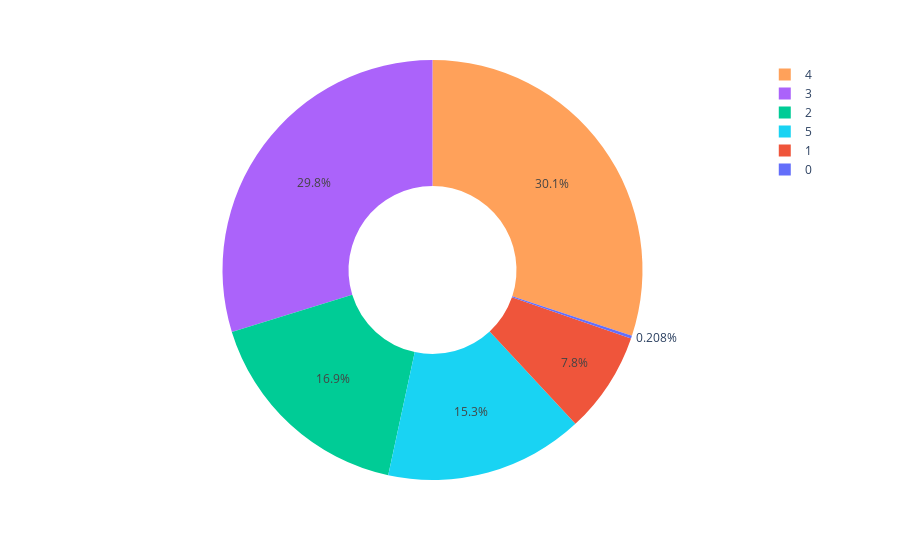

The notebook cell this image was saved under:
### Code cell
year=2014
q6=pd.DataFrame(df2[df2['yearsold']==int(year)].groupby(['bedrooms'])['datesold'].nunique()).rename(columns={'datesold':'count'}).reset_index()
px.pie(q6,names='bedrooms',values='count',color='bedrooms',hole=0.4)

### Figure 1 — Plotly figure (JSON) as saved in the notebook; plotly's stock layout.template omitted (floating-point values rounded to 4 significant figures)
{"data": [{"customdata": [["0"], ["1"], ["2"], ["3"], ["4"], ["5"]], "domain": {"x": [0, 1], "y": [0, 1]}, "hole": 0.4, "hovertemplate": "bedrooms=%{customdata[0]}<br>count=%{value}<extra></extra>", "labels": ["0", "1", "2", "3", "4", "5"], "legendgroup": "", "marker": {"colors": ["#636efa", "#EF553B", "#00cc96", "#ab63fa", "#FFA15A", "#19d3f3"]}, "name": "", "showlegend": true, "type": "pie", "values": [2, 75, 162, 286, 289, 147]}], "layout": {"autosize": true, "legend": {"tracegroupgap": 0}, "margin": {"t": 60}}}
